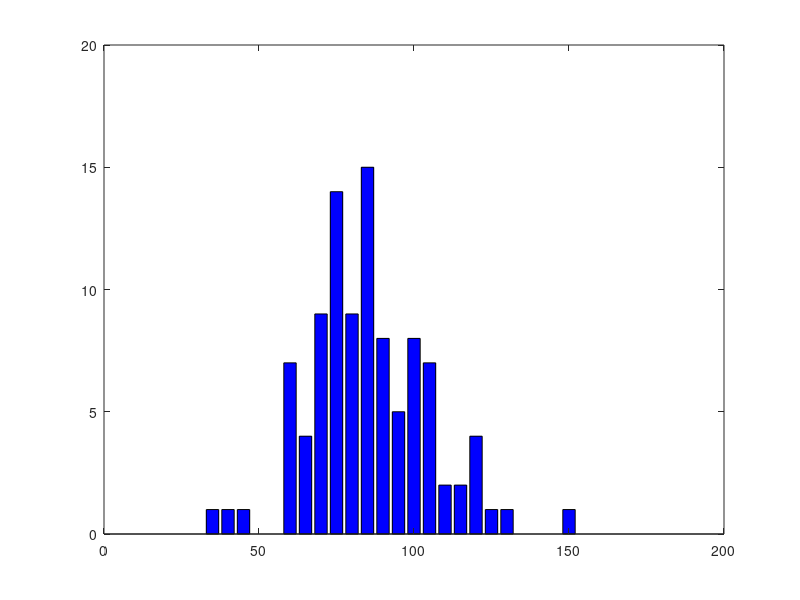
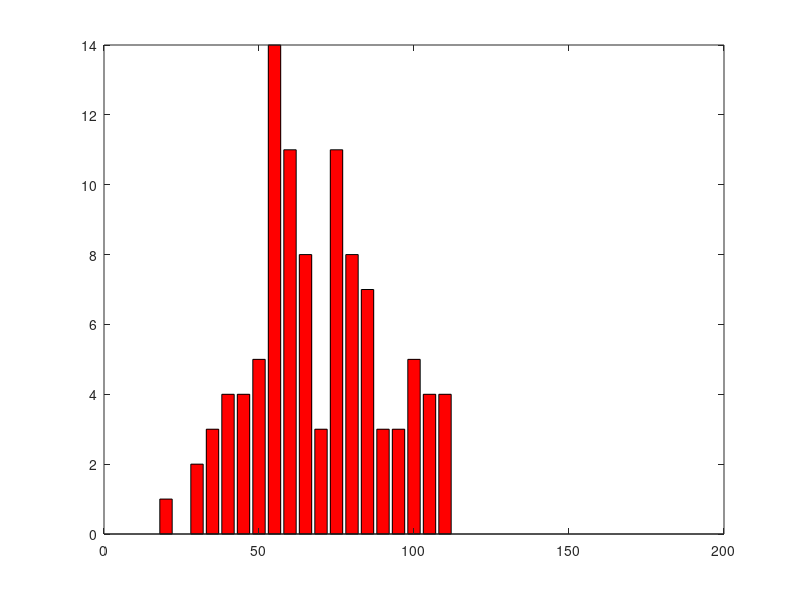

MATLAB code for these plots, in order:
% Tomas Furst pro Bayes4DataScience

mu_men =  83.6; % podle lidovek
mu_women = 69.2;
std_men = 20;
std_women = 20; % jsem si vymyslel
N = 100;

men = normrnd(mu_men,std_men,1,N);
women = normrnd(mu_women,std_women,1,N);

bins = 20:5:150;
hist_men = hist(men,bins);
hist_women = hist(women,bins);
figure(1)
bar(bins,hist_men,'b')
figure(2)
bar(bins,hist_women,'r')

[h,p] = ttest2(men,women);